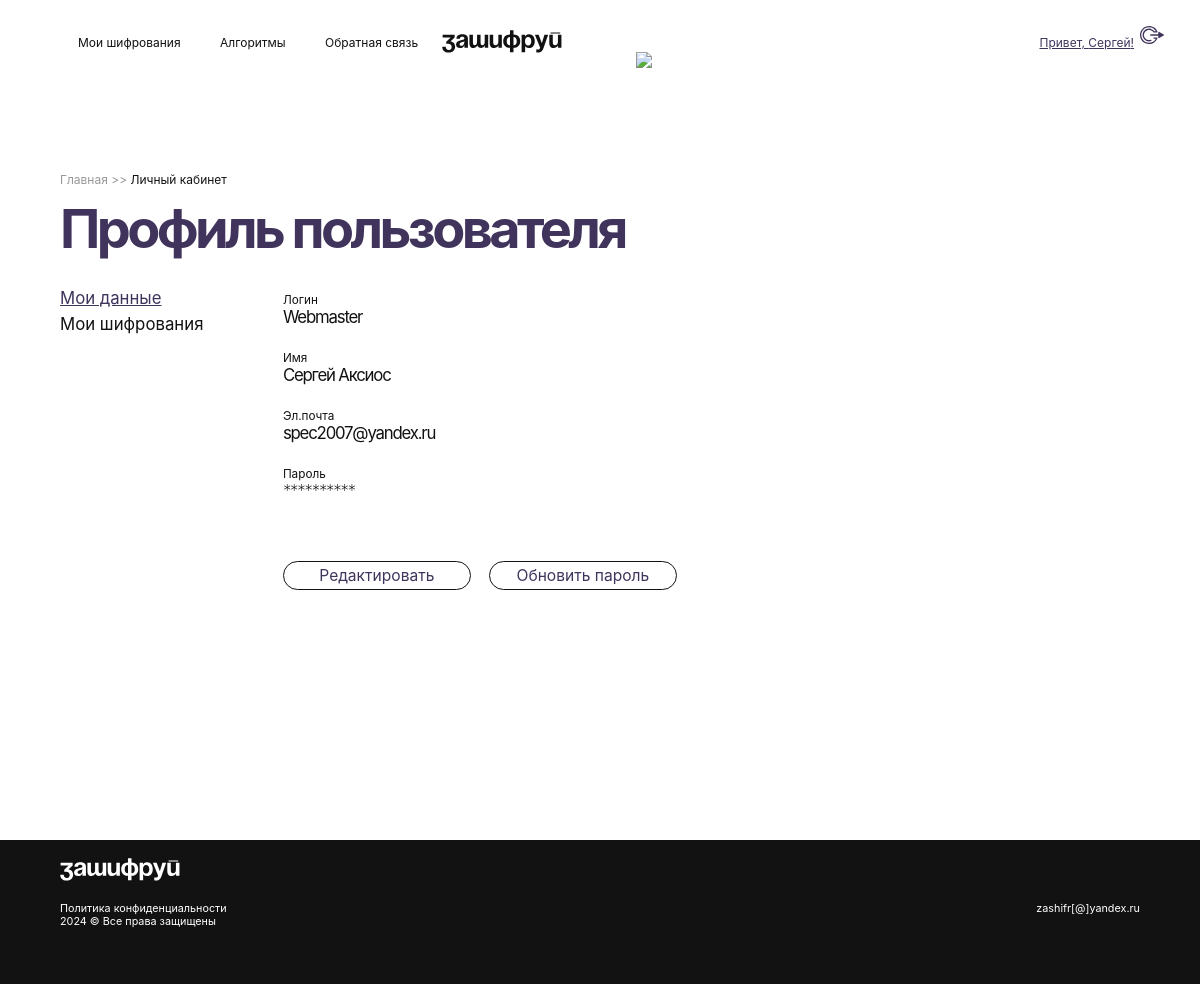
Screenshot of /account/profile (signed in) with the database file from the repository.
### main/models.py (models this page shows)
class ModelUser(AbstractUser):
    is_activated = models.BooleanField(default=True, db_index=True, verbose_name='Активирован')
    send_messages = models.BooleanField(default=True, verbose_name='Получать оповещения')
    privacy = models.BooleanField(blank=False, null=True, verbose_name='Политика конфиденциальности',
                                  error_messages='Чтобы пройти регистраницию, необходимо принять политику конфиденциальности.')
    class Meta(AbstractUser.Meta):
        verbose_name = 'Пользователь'
        verbose_name_plural = 'Пользователи'
        ordering = ['-last_login']

### main/views.py (the view)
# urls.py: path('account/profile', profile, name='profile'),
def profile(request):
    context = {'user': request.user}
    if request.user.username:
        return render(request, 'users/profile.html', context)
    else:
        return redirect('/account/login')

### templates/users/profile.html (shortened to what this page needs)
{% extends 'layout/basic.html' %}
{% load static %}
{% block content %}
{% block breadcrumbs %}
    <nav><a href="{% url 'main:index' %}">Главная</a> <span>>></span> Личный кабинет</nav>
{% endblock %}
        <h1>Профиль пользователя</h1>
        <br /><br /><br />
        <div class="dtable">
            <div class="drow">
                <div class="dcell dleft">
                    {% include 'includes/profile_menu.html' %}
                </div>
                <div class="dcell drght">
                    <aside>
                        <ul class="profile">
                            <li><span>Логин</span> {{ user.username }}</li>
                            <li><span>Имя</span> {{ user.first_name }} {{ user.last_name }}</li>
                            <li><span>Эл.почта</span> {{ user.email }}</li>
                            <li id="password"><span>Пароль</span> <b>**********</b> </li>
                        </ul>
                    </aside>
                    <ul class="but">
                        <li><a class="pur" href="{% url 'main:profile_edit' %}">Редактировать</a></li>
                        <li><a class="pur" href="{% url 'main:password_edit' %}">Обновить пароль</a></li>
                    </ul>
                </div>
            </div>
        </div>
{% endblock %}

### templates/layout/basic.html (shortened to what this page needs)
<!DOCTYPE html>
{% load static %}
<html lang="ru">
<head>
    <link href="{% static 'style.css' %}" rel="stylesheet" type="text/css" />
</head>
<body>
<div class="content">
<header>
    <div>
    <ul>
        {% if user.is_authenticated %}
            <li><a href="{% url 'main:encrypts' %}">Мои шифрования</a></li>
        {% else %}
            <li><a href="{% url 'main:uncrypts' %}">Мои шифрования</a></li>
        {% endif %}
        <li><a href="{% url 'main:index' %}">Алгоритмы</a></li>
        <li><a href="{% url 'main:contacts' %}">Обратная связь</a></li>
    </ul>
    <a href="{% url 'main:index' %}"></a>
    <ul class="align-right">
        {% if user.is_authenticated %}
            <li class="logout">
                <a href="{% url 'main:profile' %}">Привет, {% firstof user.first_name user.username %}!</a>
                <form method="post" action="{% url 'main:logout' %}">
                    <button type="submit"></button>
                </form>
            </li>
        {% else %}
            <li><a href="{% url 'main:login' %}">Вход</a></li>
            <li><a href="{% url 'main:register' %}">Регистрация</a></li>
        {% endif %}
    </ul>
    </div>
</header>
<section>
    <article>
    {% block content %}{% endblock %}
    </article>
    <img class="bg" src="{% static 'bg.png' %}" />
</section>
</div>
<footer>
    <div class="dtable">
        <div class="drow">
            <div class="dcell dleft">
                <a href="{% url 'main:index' %}"></a>
                <p><a href="/pages/privacy" class="wht">Политика конфиденциальности</a><br />2024 © Все права защищены</p>
            </div>
            <div class="dcell drght">
                <br />zashifr[@]yandex.ru
            </div>
        </div>
    </div>
</footer>
</body>
</html>

### static/style.css (style rules this page uses)
:root { --color-drk: #121212; --color-drk-50: #12121270; --color-gry: #4e4e4e; --color-pur: #40345c; --color-fil: #8e76b0; --color-lgr: #999; --color-wht: #fff; --color-red: #dc2f3b; --font-txt: 'Inter'; }
::placeholder { color: #40345c; }
* { margin: 0; padding: 0; }
body { font-family: var(--font-txt); color: var(--color-drk); background-size: auto 80%; letter-spacing: 0vw; }
h1, h2, h3 { font-family: var(--font-tit); }
p { font-family: var(--font-txt); }
form { width: 70%; }
li.logout { position: relative; }
li.logout button { position: absolute; right: -3vw; top: -0.5vw; border: 0; box-shadow: 0; background: 0; }
li.logout svg { transform: scale(-1, 1); fill: var(--color-pur); width: 2vw; cursor: pointer; }
div.dtable { display: table; width: 90%; margin: auto; }
div.dtable div.drow { display: table-row; }
div.dtable div.dcell { display: table-cell; }
div.dtable div.dleft { text-align: left; }
div.dtable div.drght { text-align: right; }
a:link, a:visited { color: var(--color-drk); text-decoration: none; }
a.active { color: var(--color-pur); text-decoration: underline; }
a.wht:link, a.wht:visited { color: var(--color-wht); text-decoration: none; }
.align-right { text-align: right; }
div.content { position: relative; min-height: 100vh; }
header, footer, section { display: block; width: 100%; font-size: 1vw; }
header { z-index: 3; height: 8vh; margin-top: 2vw; }
header div { position: relative; width: 90%; margin: auto; display: flex; justify-content: space-between; align-items: center; }
header svg { width: 10vw; fill: var(--color-drk); }
header ul { width: 40%; white-space: nowrap; }
header ul li { display: inline-block; margin: 0 1vw; list-style-type: none; white-space: nowrap; }
header a:link, header a:visited { color: var(--color-drk); text-decoration: none; display: block; width: 100%; padding: 0.5vw 0.5vw; }
header a.active { color: var(--color-pur); text-decoration: underline; }
img.bg { z-index: -1; position: absolute; right: 0; top: -10vw; width: 47vw; }
section { position: relative; min-height: 80vh; margin-top: 9vw; }
section article nav { font-size: 1vw; margin: -2vw 0 1.5vw; }
section article nav a:link, section article nav a:visited { color: var(--color-drk-50); text-decoration: none; }
section article nav span { color: var(--color-drk-50); }
section article { width: 60%; display: block; margin: 5vw auto 6vw 5vw; }
section article h1, section article h2, section article h3 { font-family: var(--font-txt); }
section article h1, section article h3 { color: var(--color-pur); }
section article h1 { font-size: 4.5vw; line-height: 90%; letter-spacing: -0.3vw; margin-bottom: -1.5vw; }
section article ul.but { width: 65%; max-width: 400px; display: flex; justify-content: space-between; margin-top: 1vw; }
section article ul.but li { white-space: nowrap; font-size: 1.3vw; display: inline-block; margin: 1vw 0.5vw 0.1vw 0; list-style-type: none; border: solid 1px var(--color-drk); padding: 0.5vh 1.5vw; border-radius: 8vw; }
section article a.pur:link, section article a.pur:visited { min-width: 150px; display: block; text-align: center; color: var(--color-pur); text-decoration: none; white-space: nowrap; }
section article ul.profile li { display: block; margin-bottom: 2vw; }
section article aside { margin-top: 3vw; }
section article aside ul { width: 100%; }
section article aside ul li { position: relative; font-size: 1.4vw; letter-spacing: -0.1vw; max-width: 27vw; overflow: hidden; text-overflow: ellipsis; display: inline-block; white-space: nowrap; margin: 0.5vw 2vw 0.5vw 0; }
section article aside ul li span { font-size: 0.7em; letter-spacing: 0vw; display: block; }
section article aside ul li b { font-weight: 300; }
section article div.dtable { margin: -2vw auto 0 0; width: 90%; }
section article div.dtable div.dleft { padding-right: 5vw; }
section article div.dtable div.drght { text-align: left; }
section article div.dtable div.drght ul { width: 100%; }
section article div.dtable div.drght ul li { position: relative; }
section article div.dtable div.drght ul li#password b { font-weight: 200; }
footer { font-size: 0.9vw; z-index: 3; position: relative; height: 12vw; background: var(--color-drk); color: var(--color-wht); }
footer svg { fill: var(--color-wht); width: 10vw; margin: 1.5vw 0; }
footer div.dtable { margin: 2vh auto; }

### rows the page displays
ModelUser: first_name "Сергей", username "Webmaster", last_name "Аксиос", email "spec2007@yandex.ru"
